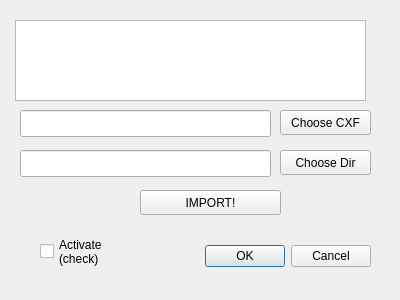
<?xml version="1.0" encoding="UTF-8"?>
<ui version="4.0">
 <class>import_catasto</class>
 <widget class="QDialog" name="import_catasto">
  <property name="geometry">
   <rect>
    <x>0</x>
    <y>0</y>
    <width>400</width>
    <height>300</height>
   </rect>
  </property>
  <property name="windowTitle">
   <string>import_catasto</string>
  </property>
  <widget class="QDialogButtonBox" name="buttonBox">
   <property name="geometry">
    <rect>
     <x>30</x>
     <y>240</y>
     <width>341</width>
     <height>32</height>
    </rect>
   </property>
   <property name="orientation">
    <enum>Qt::Horizontal</enum>
   </property>
   <property name="standardButtons">
    <set>QDialogButtonBox::Cancel|QDialogButtonBox::Ok</set>
   </property>
  </widget>
  <widget class="QTextBrowser" name="txtFeedback">
   <property name="geometry">
    <rect>
     <x>15</x>
     <y>20</y>
     <width>351</width>
     <height>81</height>
    </rect>
   </property>
  </widget>
  <widget class="QCheckBox" name="chkActivate">
   <property name="geometry">
    <rect>
     <x>40</x>
     <y>231</y>
     <width>93</width>
     <height>41</height>
    </rect>
   </property>
   <property name="text">
    <string>Activate
(check)</string>
   </property>
  </widget>
  <widget class="QToolButton" name="dirBrowse_btn">
   <property name="geometry">
    <rect>
     <x>280</x>
     <y>150</y>
     <width>91</width>
     <height>25</height>
    </rect>
   </property>
   <property name="text">
    <string>Choose Dir</string>
   </property>
  </widget>
  <widget class="QLineEdit" name="dirBrowse_txt">
   <property name="geometry">
    <rect>
     <x>20</x>
     <y>150</y>
     <width>251</width>
     <height>27</height>
    </rect>
   </property>
  </widget>
  <widget class="QLineEdit" name="fileBrowse_txt">
   <property name="geometry">
    <rect>
     <x>20</x>
     <y>110</y>
     <width>251</width>
     <height>27</height>
    </rect>
   </property>
  </widget>
  <widget class="QToolButton" name="fileBrowse_btn">
   <property name="geometry">
    <rect>
     <x>280</x>
     <y>110</y>
     <width>91</width>
     <height>25</height>
    </rect>
   </property>
   <property name="text">
    <string>Choose CXF</string>
   </property>
  </widget>
  <widget class="QToolButton" name="importBtn">
   <property name="geometry">
    <rect>
     <x>140</x>
     <y>190</y>
     <width>141</width>
     <height>25</height>
    </rect>
   </property>
   <property name="text">
    <string>IMPORT!</string>
   </property>
  </widget>
 </widget>
 <resources/>
 <connections>
  <connection>
   <sender>buttonBox</sender>
   <signal>accepted()</signal>
   <receiver>import_catasto</receiver>
   <slot>accept()</slot>
   <hints>
    <hint type="sourcelabel">
     <x>248</x>
     <y>254</y>
    </hint>
    <hint type="destinationlabel">
     <x>157</x>
     <y>274</y>
    </hint>
   </hints>
  </connection>
  <connection>
   <sender>buttonBox</sender>
   <signal>rejected()</signal>
   <receiver>import_catasto</receiver>
   <slot>reject()</slot>
   <hints>
    <hint type="sourcelabel">
     <x>316</x>
     <y>260</y>
    </hint>
    <hint type="destinationlabel">
     <x>286</x>
     <y>274</y>
    </hint>
   </hints>
  </connection>
 </connections>
</ui>
